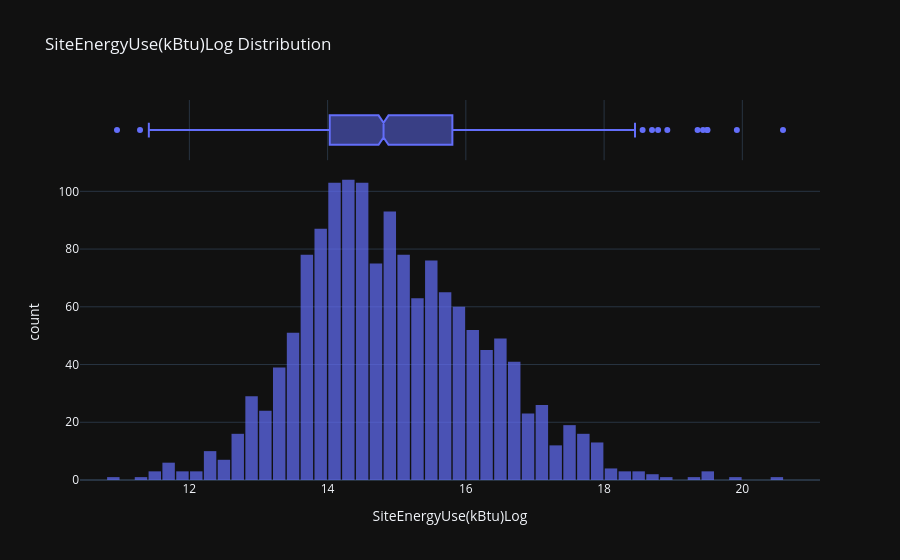

Notebook code for this chart:
### Code cell
# Verification de la nouvelle distribution de la cible.
interactive_distribution(df=df_site_energy_loged, col='SiteEnergyUse(kBtu)Log', save_plot='Site Energy Use(Log)')

### Figure 1 — Plotly figure (JSON) as saved in the notebook; plotly's stock layout.template omitted (floating-point values rounded to 4 significant figures; data arrays with more than 128 entries replaced by an {"elided": "..."} marker saying what was removed)
{"data": [{"bingroup": "x", "hovertemplate": "SiteEnergyUse(kBtu)Log=%{x}<br>count=%{y}<extra></extra>", "legendgroup": "", "marker": {"color": "#636efa", "opacity": 0.7, "pattern": {"shape": ""}}, "name": "", "nbinsx": 50, "orientation": "v", "showlegend": false, "x": {"elided": "1493 float values"}, "xaxis": "x", "yaxis": "y", "type": "histogram"}, {"hovertemplate": "SiteEnergyUse(kBtu)Log=%{x}<extra></extra>", "legendgroup": "", "marker": {"color": "#636efa"}, "name": "", "notched": true, "showlegend": false, "x": {"elided": "1493 float values"}, "xaxis": "x2", "yaxis": "y2", "type": "box"}], "layout": {"xaxis": {"anchor": "y", "domain": [0.0, 1.0], "title": {"text": "SiteEnergyUse(kBtu)Log"}}, "yaxis": {"anchor": "x", "domain": [0.0, 0.8316], "title": {"text": "count"}}, "xaxis2": {"anchor": "y2", "domain": [0.0, 1.0], "matches": "x", "showticklabels": false, "showgrid": true}, "yaxis2": {"anchor": "x2", "domain": [0.8416, 1.0], "matches": "y2", "showticklabels": false, "showline": false, "ticks": "", "showgrid": false}, "legend": {"tracegroupgap": 0}, "title": {"text": "SiteEnergyUse(kBtu)Log Distribution"}, "barmode": "relative", "bargap": 0.1}}
